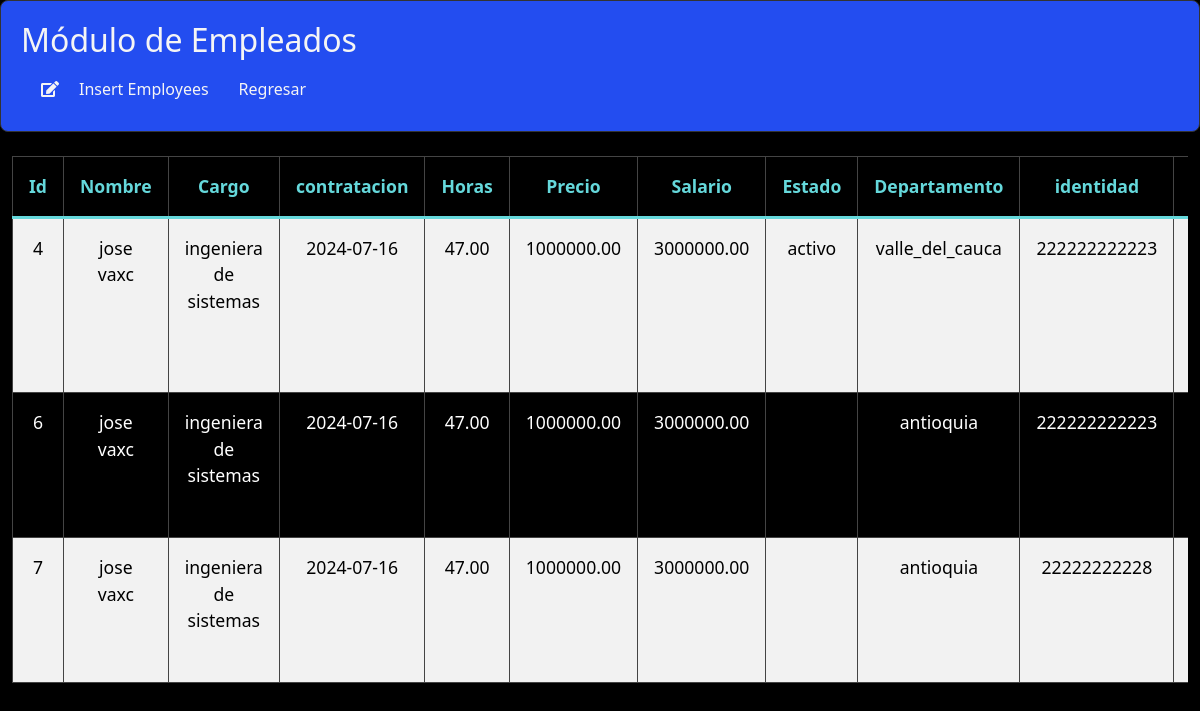
The page /app/Views/Employees/create.php (signed in) on the database as committed earlier.
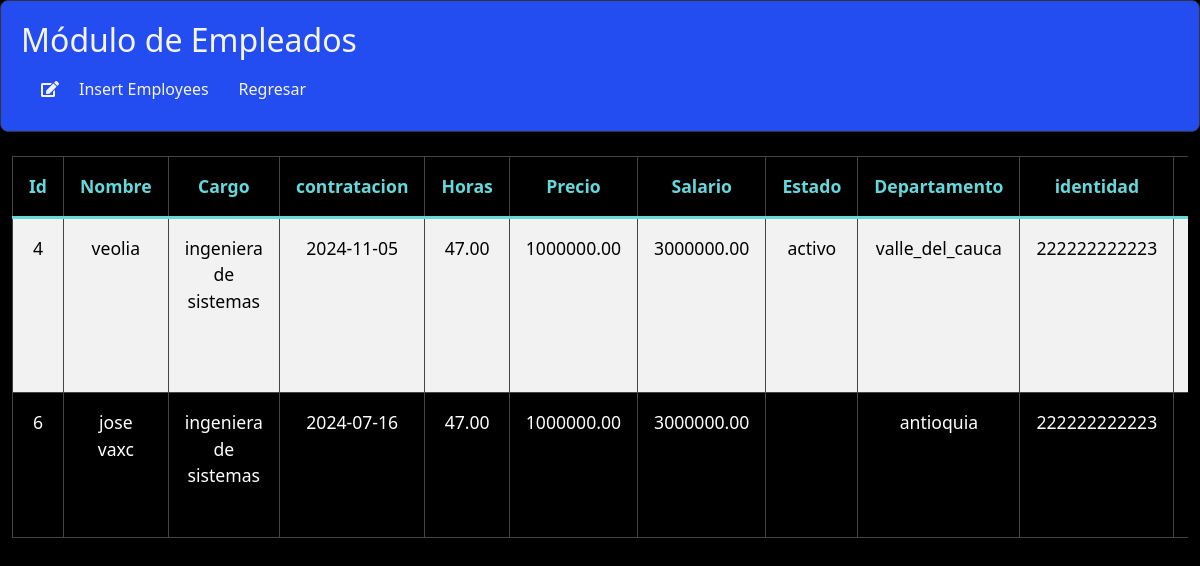
The same page on the database as committed later.
### tables this page shows
CREATE TABLE `empleados` (
  `id_empleado` int(11) NOT NULL,
  `nombre_completo` varchar(150) DEFAULT NULL,
  `cargo` varchar(100) DEFAULT NULL,
  `fecha_contratacion` date DEFAULT NULL,
  `numero_horas` decimal(8,2) DEFAULT NULL,
  `precio_hora` decimal(10,2) DEFAULT NULL,
  `salario` decimal(10,2) DEFAULT NULL,
  `estado` enum('activo','inactivo','en_licencia') DEFAULT NULL,
  `departamento` varchar(100) DEFAULT NULL,
  `documento_identidad` varchar(255) DEFAULT NULL,
  `telefono` varchar(20) DEFAULT NULL,
  `direccion` varchar(255) DEFAULT NULL,
  `ciudad` varchar(100) DEFAULT NULL,
  `codigo_postal` varchar(20) DEFAULT NULL,
  `pais` varchar(100) DEFAULT NULL,
  `fecha_creacion` datetime DEFAULT NULL,
  `fecha_modificacion` datetime DEFAULT NULL,
  `imagen` varchar(255) DEFAULT NULL,
  `documentacion_archivo` varchar(255) DEFAULT NULL,
  `descripcion_profesional` varchar(255) DEFAULT NULL
);

### app/Views/Employees/create.php (the view, shortened to what this page needs)
<!DOCTYPE html>
    <html lang="es">
    <head>
        <link href="https://cdn.jsdelivr.net/npm/bootstrap@5.0.2/dist/css/bootstrap.min.css" rel="stylesheet"
>
        <link href="https://cdnjs.cloudflare.com/ajax/libs/font-awesome/5.15.3/css/all.min.css" rel="stylesheet">
    </head>
    <body>
</head>
<body>
    <div class="panel">
        <div class="column">
            <h2>Módulo de Empleados</h2>
            <ul class="nav">
                <li><i class="fas fa-edit icon"></i><a href='insert.php?da=2'>Insert Employees</a></li>
                <li class="nav-item">
                <a class="nav-link" href="/OptimizationPRO/app/main.php">
                                 Regresar
                            </a>
                        </li>
            </ul>
        </div>
    </div>
    <div class="container-fluid">
    <div class="table-container">
        <div class="table-responsive">
            <table class="table table-striped">
                <thead class="thead-light">
            <tr>
                <th scope="col">Id</th>
                <th scope="col">Nombre</th>
                <th scope="col">Cargo</th>
                <th scope="col">contratacion</th>
                <th scope="col"> Horas</th>
                <th scope="col">Precio</th>
                <th scope="col">Salario</th>
                <th scope="col">Estado</th>
                <th scope="col">Departamento</th>
                <th scope="col">identidad</th>
                <th scope="col">Direccion</th>
    </thead>
    <tbody>
    <?php
$mysqli = mysqli_connect(db_host, db_username, db_password, db_dbname);
mysqli_set_charset($mysqli, 'utf8');
$consulta = "SELECT * FROM  empleados ORDER BY id_empleado";
$resultados = $mysqli->query($consulta);
while ($empleado= $resultados->fetch_assoc()) {
?>
    <tr>
    <td><?php echo htmlspecialchars($empleado['id_empleado']); ?></td>
        <td><?php echo htmlspecialchars($empleado['nombre_completo']); ?></td>
        <td><?php echo htmlspecialchars($empleado['cargo']); ?></td>
        <td><?php echo htmlspecialchars($empleado['fecha_contratacion']); ?></td>
        <td><?php echo htmlspecialchars($empleado['numero_horas']); ?></td>
        <td><?php echo htmlspecialchars($empleado['precio_hora']); ?></td>
        <td><?php echo htmlspecialchars($empleado['salario']); ?></td>
        <td><?php echo htmlspecialchars($empleado['estado']); ?></td>
        <td><?php echo htmlspecialchars($empleado['departamento']); ?></td>
        <td><?php echo htmlspecialchars($empleado['documento_identidad']); ?></td>
        <td><?php echo htmlspecialchars($empleado['direccion']); ?></td>
</tr>
            <?php
        }
        ?>
    </tbody>
</table>
</body>
</html>

Rows that differ between the two databases and show on the page:
removed empleados: id_empleado "7", nombre_completo "jose vaxc", cargo "ingeniera de sistemas", fecha_contratacion "2024-07-16", numero_horas "47.00", precio_hora "1000000.00", salario "3000000.00", departamento "antioquia", documento_identidad "22222222228"
changed empleados "activo": nombre_completo "jose vaxc" → "veolia"; fecha_contratacion "2024-07-16" → "2024-11-05"
